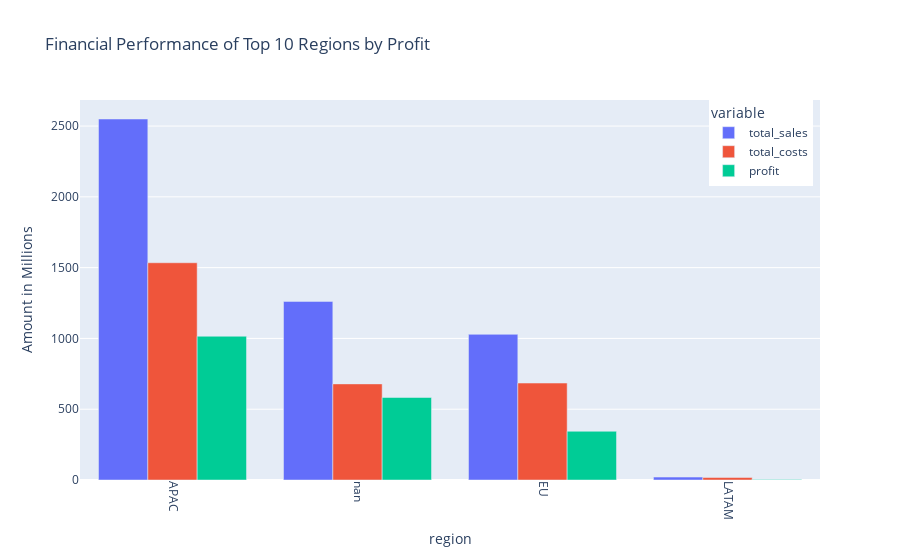

Source (notebook cell):
### Markdown cell above
### region

### Code cell
# Visualizing top 10 financial performance based on profit within the 'market' category
column = 'region'
plotly_visualize_by_profit(actual_sales_estimates_post, column)

### Figure 1 — Plotly figure (JSON) as saved in the notebook; plotly's stock layout.template omitted (floating-point values rounded to 4 significant figures)
{"data": [{"alignmentgroup": "True", "hovertemplate": "variable=total_sales<br>region=%{x}<br>Amount in Millions=%{y}<extra></extra>", "legendgroup": "total_sales", "marker": {"color": "#636efa", "pattern": {"shape": ""}}, "name": "total_sales", "offsetgroup": "total_sales", "orientation": "v", "showlegend": true, "textposition": "auto", "type": "bar", "x": ["APAC", "nan", "EU", "LATAM"], "xaxis": "x", "y": [2550.0, 1261.0, 1029.0, 20.52], "yaxis": "y"}, {"alignmentgroup": "True", "hovertemplate": "variable=total_costs<br>region=%{x}<br>Amount in Millions=%{y}<extra></extra>", "legendgroup": "total_costs", "marker": {"color": "#EF553B", "pattern": {"shape": ""}}, "name": "total_costs", "offsetgroup": "total_costs", "orientation": "v", "showlegend": true, "textposition": "auto", "type": "bar", "x": ["APAC", "nan", "EU", "LATAM"], "xaxis": "x", "y": [1534.0, 678.8, 684.7, 17.43], "yaxis": "y"}, {"alignmentgroup": "True", "hovertemplate": "variable=profit<br>region=%{x}<br>Amount in Millions=%{y}<extra></extra>", "legendgroup": "profit", "marker": {"color": "#00cc96", "pattern": {"shape": ""}}, "name": "profit", "offsetgroup": "profit", "orientation": "v", "showlegend": true, "textposition": "auto", "type": "bar", "x": ["APAC", "nan", "EU", "LATAM"], "xaxis": "x", "y": [1015.0, 582.7, 344.2, 3.08], "yaxis": "y"}], "layout": {"barmode": "group", "legend": {"orientation": "v", "title": {"text": "variable"}, "tracegroupgap": 0, "x": 0.99, "xanchor": "right", "y": 1, "yanchor": "top"}, "title": {"text": "Financial Performance of Top 10 Regions by Profit"}, "xaxis": {"anchor": "y", "domain": [0, 1], "tickangle": 90, "title": {"text": "region"}}, "yaxis": {"anchor": "x", "domain": [0, 1], "title": {"text": "Amount in Millions"}}}}
